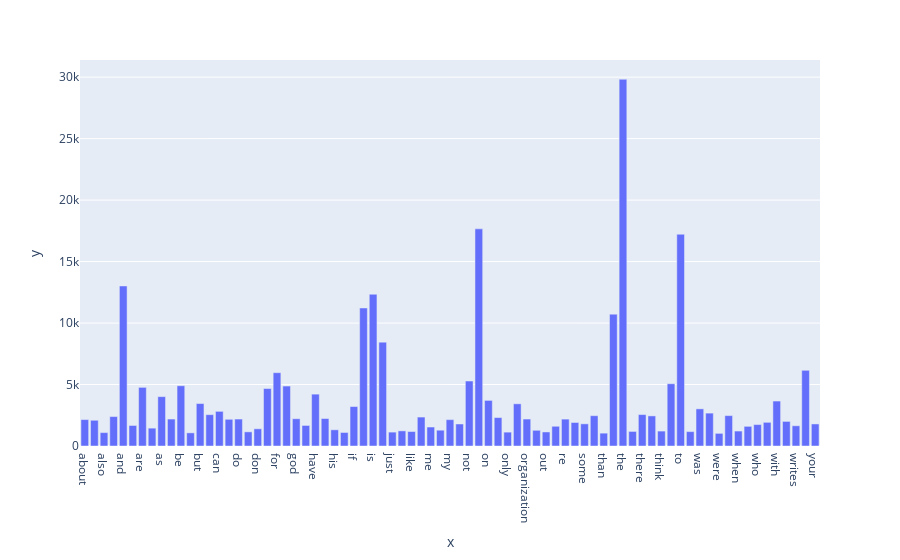

The notebook cell this image was saved under:
### Markdown cell above
#### Exercise 14:

### Code cell
# Answer here
term=[]
freq=[]

for i , j in zip(count_vect.get_feature_names_out(),term_frequencies):
    if j>1000:
        term.append(i)
        freq.append(j)
   
fig = px.bar(x=term,y=freq)

# showing the plot
fig.show()

### Figure 1 — Plotly figure (JSON) as saved in the notebook; plotly's stock layout.template omitted (floating-point values rounded to 4 significant figures)
{"data": [{"alignmentgroup": "True", "hovertemplate": "x=%{x}<br>y=%{y}<extra></extra>", "legendgroup": "", "marker": {"color": "#636efa", "pattern": {"shape": ""}}, "name": "", "offsetgroup": "", "orientation": "v", "showlegend": false, "textposition": "auto", "type": "bar", "x": ["about", "all", "also", "an", "and", "any", "are", "article", "as", "at", "be", "been", "but", "by", "can", "com", "do", "does", "don", "edu", "for", "from", "god", "has", "have", "he", "his", "how", "if", "in", "is", "it", "just", "know", "like", "lines", "me", "more", "my", "no", "not", "of", "on", "one", "only", "or", "organization", "other", "out", "people", "re", "so", "some", "subject", "than", "that", "the", "their", "there", "they", "think", "this", "to", "university", "was", "we", "were", "what", "when", "which", "who", "will", "with", "would", "writes", "you", "your"], "xaxis": "x", "y": [2148, 2093, 1090, 2393, 13017, 1669, 4769, 1453, 4015, 2191, 4898, 1068, 3453, 2548, 2818, 2172, 2193, 1151, 1400, 4675, 5962, 4877, 2216, 1671, 4218, 2232, 1318, 1100, 3208, 11226, 12343, 8447, 1130, 1230, 1177, 2353, 1543, 1286, 2143, 1791, 5285, 17660, 3709, 2312, 1127, 3432, 2192, 1278, 1142, 1604, 2186, 1912, 1802, 2464, 1045, 10723, 29825, 1184, 2556, 2448, 1213, 5063, 17222, 1170, 3020, 2674, 1028, 2472, 1215, 1599, 1742, 1925, 3655, 2000, 1645, 6157, 1793], "yaxis": "y"}], "layout": {"barmode": "relative", "legend": {"tracegroupgap": 0}, "margin": {"t": 60}, "xaxis": {"anchor": "y", "domain": [0, 1], "title": {"text": "x"}}, "yaxis": {"anchor": "x", "domain": [0, 1], "title": {"text": "y"}}}}
